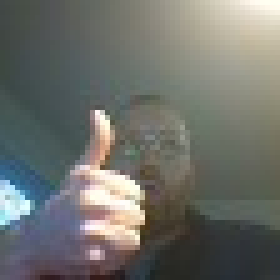
#> input picture Raspberry Pi Camera 1.3 Image Import and Conversion/test11.png, 56 x 56 px (shown 5 times larger)
$ python convert_image_28x28_binary_output.py
#> lines starting #> are read from the running program, lines starting #| are printed output that depends on the picture; after the words box and inside, x2 and y2 are one past the last pixel; in counts of white or black regions, pixels touching at a corner belong together
import numpy as np
import matplotlib.pyplot as plt
from PIL import Image

# Load the image
image_path = "test11.png"  # Change this to your image path
image = Image.open(image_path)
#> image is the input picture: PIL image 56x56 RGB; mean R, G, B 110.1, 112, 106.9

# Resize the image to 56x56 pixels
image = image.resize((56, 56))

# Convert the image to grayscale
image = image.convert("L")
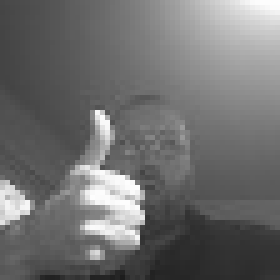
#> image: PIL image 56x56 L (shown 5 times larger); min 29, max 253, mean 110.9

# Convert the image to a NumPy array
image_array = np.array(image)

# Perform max-pooling to reduce the image size to 28x28
downsampled_image_array = np.zeros((28, 28), dtype=np.uint8)
for i in range(28):
    for j in range(28):
        downsampled_image_array[i, j] = 1 if np.max(image_array[i*2:i*2+2, j*2:j*2+2]) > 128 else 0
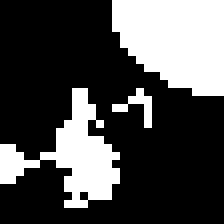
#> downsampled_image_array: shape (28, 28) (shown 8 times larger); values 0 (black) and 1 (white), 29.6% white; 3 white regions (1 under 20 px), largest, box (x1, y1, x2, y2) and area: (14, 0, 28, 12) 134, (0, 11, 15, 26) 89

# Display the shape of the downsampled array
print("Shape of the downsampled array:", downsampled_image_array.shape)
#| Shape of the downsampled array: (28, 28)

# Save the downsampled image array to CSV
np.savetxt('snapshot_binary.csv', downsampled_image_array, fmt='%d', delimiter=',')

# Plot the downsampled image
plt.imshow(downsampled_image_array, cmap='gray')
plt.title("Downsampled Image (28x28)")
plt.axis('off')  # Hide axis ticks and labels
plt.show()

$ run again, with Raspberry Pi Camera 1.3 Image Import and Conversion/test8.png copied over Raspberry Pi Camera 1.3 Image Import and Conversion/test11.png
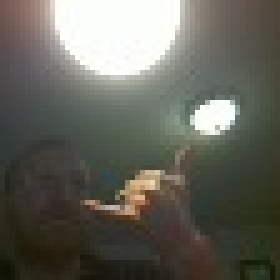
#> input picture Raspberry Pi Camera 1.3 Image Import and Conversion/test8.png, 56 x 56 px (shown 5 times larger)
#> image is the input picture: PIL image 56x56 RGB; mean R, G, B 100, 99.7, 90.3
#> `image = image.convert("L")`:
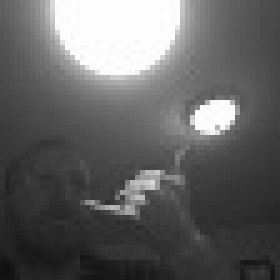
#> image: PIL image 56x56 L (shown 5 times larger); min 15, max 255, mean 98.7
#> after the loop `for i in range(28):`:
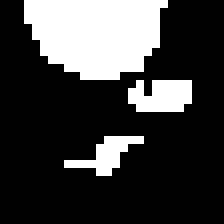
#> downsampled_image_array: shape (28, 28) (shown 8 times larger); values 0 (black) and 1 (white), 24% white; 3 white regions, box (x1, y1, x2, y2) and area: (3, 0, 21, 10) 140, (16, 10, 24, 14) 27, (8, 17, 18, 22) 21
#| Shape of the downsampled array: (28, 28)
